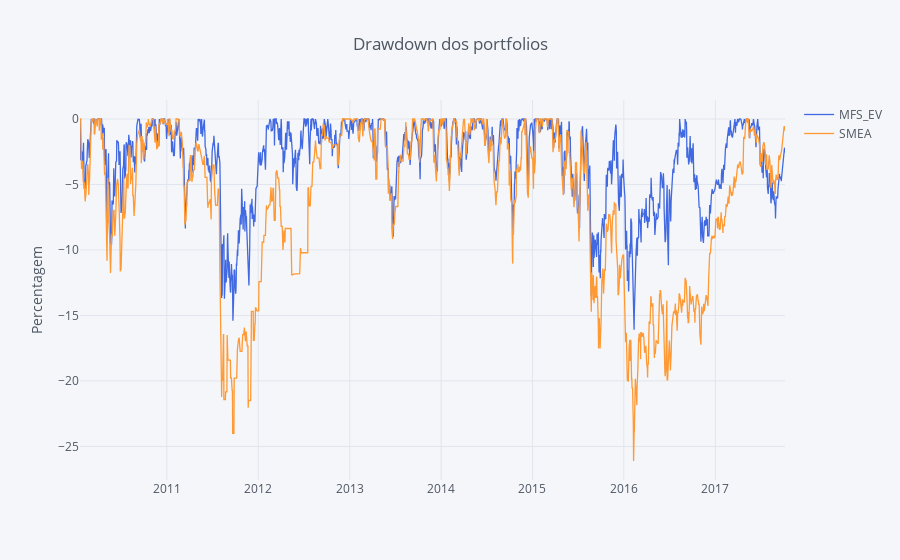

The cell this chart's notebook holds for it:
### Code cell
#### Computing Drawdowns ####
DD = round(compute_drawdowns(Quotes_df_norm), 2)

DD.iplot(kind='scatter', title='Drawdown dos portfolios', yTitle='Percentagem', colors=['royalblue', 'orange', 'dimgray'])

### Figure 1 — Plotly figure (JSON) as saved in the notebook; plotly's stock layout.template omitted (floating-point values rounded to 4 significant figures; data arrays with more than 128 entries replaced by an {"elided": "..."} marker saying what was removed)
{"data": [{"line": {"color": "rgba(65, 105, 225, 1.0)", "dash": "solid", "width": 1.3}, "mode": "lines", "name": "MFS_EV", "text": "", "type": "scatter", "x": {"elided": "1918 str values"}, "y": {"elided": "1918 float values"}}, {"line": {"color": "rgba(255, 153, 51, 1.0)", "dash": "solid", "width": 1.3}, "mode": "lines", "name": "SMEA", "text": "", "type": "scatter", "x": {"elided": "1918 str values"}, "y": {"elided": "1918 float values"}}], "layout": {"legend": {"bgcolor": "#F5F6F9", "font": {"color": "#4D5663"}}, "paper_bgcolor": "#F5F6F9", "plot_bgcolor": "#F5F6F9", "title": "Drawdown dos portfolios", "titlefont": {"color": "#4D5663"}, "xaxis1": {"gridcolor": "#E1E5ED", "showgrid": true, "tickfont": {"color": "#4D5663"}, "title": "", "titlefont": {"color": "#4D5663"}, "zerolinecolor": "#E1E5ED"}, "yaxis1": {"gridcolor": "#E1E5ED", "showgrid": true, "tickfont": {"color": "#4D5663"}, "title": "Percentagem", "titlefont": {"color": "#4D5663"}, "zerolinecolor": "#E1E5ED"}}}
